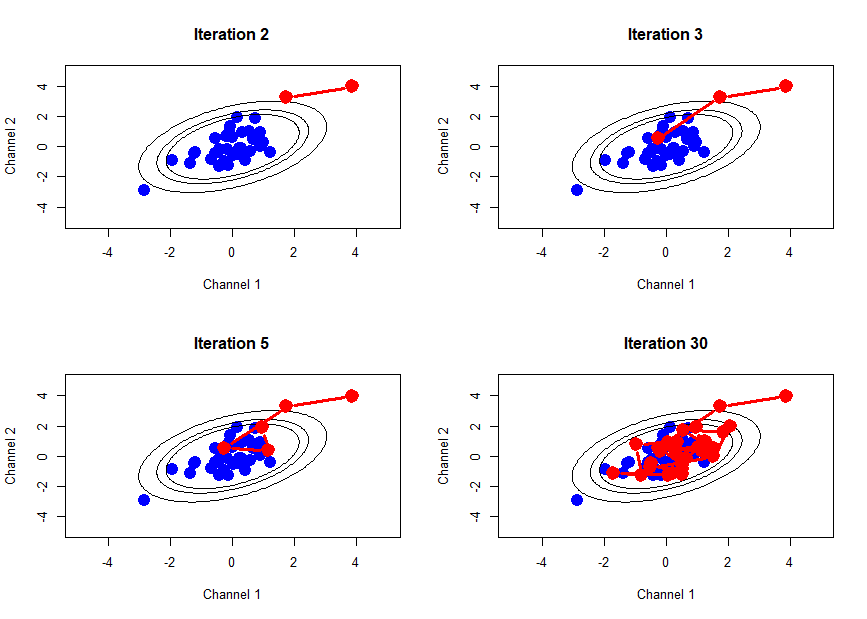

Recreate this plot in R.
#################
# Simple example of MCMC sampling
#################
library(fields)
cbPalette <- c("#0072B2", "#D55E00", "#56B4E9", "#009E73")
colorTable<- designer.colors(500, cbPalette, 
                             x = 10*seq(1:4))

#########
# first, let's build a function that generates random numbers from a bivariate normal distribution

rho <- 0.9
x <- mvtnorm::rmvnorm(10000, sigma = matrix(c(1,sqrt(1 - rho^2),sqrt(1 - rho^2),1), ncol = 2))

plot(x, col = 1:10000, cex = 0.1)
kde <- MASS::kde2d(x[,1], x[,2], n = 200)
image(kde, col = colorTable)

a <- x[1:35,1:2]
plot(a, ylim = c(-5,5), xlim = c(-5,5), col = "blue", cex = 2, pch = 19)
ellipse(mu = c(0, 0), sigma = matrix(c(1, sqrt(1 - rho^2),sqrt(1 - rho^2),1), ncol = 2), alpha = .05, npoints = 250, newplot = FALSE,
        draw = TRUE)
ellipse(mu = c(0, 0), sigma = matrix(c(1, sqrt(1 - rho^2),sqrt(1 - rho^2),1), ncol = 2), alpha = .01, npoints = 250, newplot = FALSE,
        draw = TRUE)
ellipse(mu = c(0, 0), sigma = matrix(c(1, sqrt(1 - rho^2),sqrt(1 - rho^2),1), ncol = 2), alpha = .10, npoints = 250, newplot = FALSE,
        draw = TRUE)
        

metropolisHastings <- function (n, rho) {   
  mat <- matrix(ncol = 2, nrow = n)   # matrix for storing the random samples
  x <- 4   # initial values for all parameters
  y <- 4
  cov <- matrix(c(1,sqrt(1 - rho^2),sqrt(1 - rho^2),1), ncol = 2)
  prev <- dmvnorm(c(x, y), mu = c(0,0), sigma = cov) 
  mat[1, ] <- c(x, y)        # initialize the markov chain
  counter <- 1
  while(counter<=n) {
    propx <- x + rnorm(1, 0, 0.1)
    propy <- y + rnorm(1, 0, 0.1)
    
    newprob <- dmvnorm(c(propx, propy), sigma = cov) 
    ratio <- newprob/prev 
    
    prob.accept <- min(1, ratio)     # ap
    rand <- runif(1)
    if (rand <= prob.accept) {
      x <- propx
      y <- propy
      mat[counter, ] <- c(x, y)    # store this in the storage array 
      counter=counter+1
      prev <- newprob    # get ready for the next iteration
    }
    
  }
  return(mat)
}

met <- metropolisHastings(10000, 0.9)


plotMet <- function(r) {
  a <- x[1:35,1:2]
  plot(a, ylim = c(-5,5), xlim = c(-5,5), xlab = "Channel 1", ylab = "Channel 2", col = "blue", cex = 2, pch = 19, main = paste0("Iteration ", r))
  ellipse(mu = c(0, 0), sigma = matrix(c(1, sqrt(1 - rho^2),sqrt(1 - rho^2),1), ncol = 2), alpha = .05, npoints = 250, newplot = FALSE,
          draw = TRUE)
  ellipse(mu = c(0, 0), sigma = matrix(c(1, sqrt(1 - rho^2),sqrt(1 - rho^2),1), ncol = 2), alpha = .01, npoints = 250, newplot = FALSE,
          draw = TRUE)
  ellipse(mu = c(0, 0), sigma = matrix(c(1, sqrt(1 - rho^2),sqrt(1 - rho^2),1), ncol = 2), alpha = .10, npoints = 250, newplot = FALSE,
          draw = TRUE)
  
  points(met[100 * c(1:r) - 99,], type = "b", col = "red", cex = 2, lwd = 3, pch = 19)
}
par(mfrow = c(2,2))
plotMet(2)
plotMet(3)
plotMet(5)
plotMet(30)
